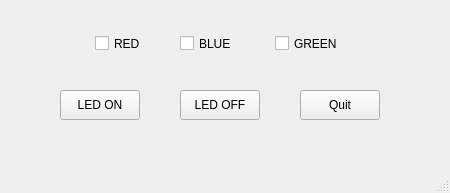
<?xml version="1.0" encoding="UTF-8"?>
<ui version="4.0">
 <class>MainWindow</class>
 <widget class="QMainWindow" name="MainWindow">
  <property name="geometry">
   <rect>
    <x>0</x>
    <y>0</y>
    <width>450</width>
    <height>193</height>
   </rect>
  </property>
  <property name="windowTitle">
   <string>MainWindow</string>
  </property>
  <widget class="QWidget" name="centralwidget">
   <widget class="QPushButton" name="Btn_ON">
    <property name="geometry">
     <rect>
      <x>60</x>
      <y>90</y>
      <width>80</width>
      <height>30</height>
     </rect>
    </property>
    <property name="text">
     <string>LED ON</string>
    </property>
   </widget>
   <widget class="QPushButton" name="Btn_OFF">
    <property name="geometry">
     <rect>
      <x>180</x>
      <y>90</y>
      <width>80</width>
      <height>30</height>
     </rect>
    </property>
    <property name="text">
     <string>LED OFF</string>
    </property>
   </widget>
   <widget class="QPushButton" name="Btn_Quit">
    <property name="geometry">
     <rect>
      <x>300</x>
      <y>90</y>
      <width>80</width>
      <height>30</height>
     </rect>
    </property>
    <property name="text">
     <string>Quit</string>
    </property>
   </widget>
   <widget class="QCheckBox" name="Chk_RED">
    <property name="geometry">
     <rect>
      <x>95</x>
      <y>30</y>
      <width>61</width>
      <height>27</height>
     </rect>
    </property>
    <property name="text">
     <string>RED</string>
    </property>
   </widget>
   <widget class="QCheckBox" name="Chk_BLUE">
    <property name="geometry">
     <rect>
      <x>180</x>
      <y>30</y>
      <width>71</width>
      <height>27</height>
     </rect>
    </property>
    <property name="text">
     <string>BLUE</string>
    </property>
   </widget>
   <widget class="QCheckBox" name="Chk_GREEN">
    <property name="geometry">
     <rect>
      <x>275</x>
      <y>30</y>
      <width>81</width>
      <height>27</height>
     </rect>
    </property>
    <property name="text">
     <string>GREEN</string>
    </property>
   </widget>
  </widget>
  <widget class="QMenuBar" name="menubar">
   <property name="geometry">
    <rect>
     <x>0</x>
     <y>0</y>
     <width>450</width>
     <height>28</height>
    </rect>
   </property>
  </widget>
  <widget class="QStatusBar" name="statusbar"/>
 </widget>
 <resources/>
 <connections/>
</ui>
